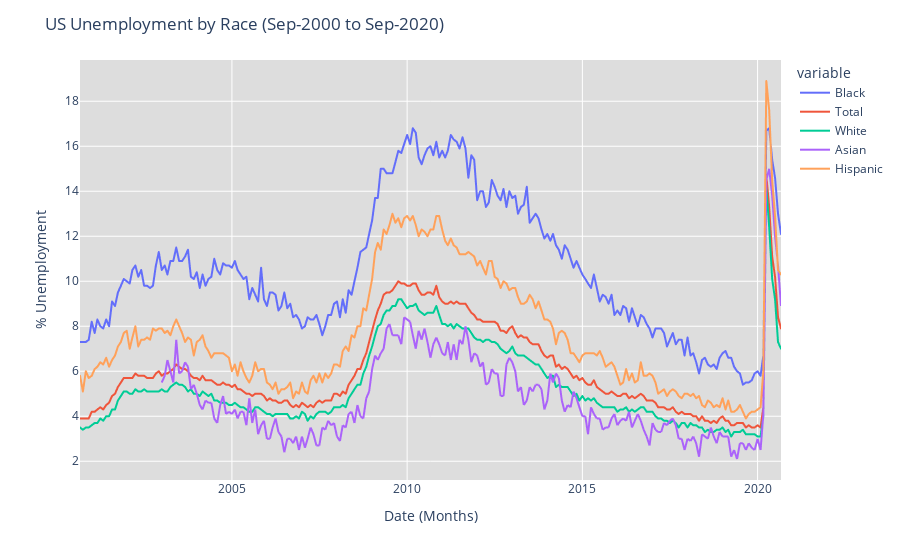

The cell this chart's notebook holds for it:
### Code cell
#Plot of Black Unemployment vs. Total Unemployment
fig = px.line(df,x='Month', y=['Black', 'Total','White','Asian','Hispanic'])
fig.update_layout(
    xaxis_title = 'Date (Months)',
    yaxis_title = '% Unemployment',
    title = 'US Unemployment by Race (Sep-2000 to Sep-2020)',
    plot_bgcolor = '#ddd'
    )
fig.show()

### Figure 1 — Plotly figure (JSON) as saved in the notebook; plotly's stock layout.template omitted (floating-point values rounded to 4 significant figures; data arrays with more than 128 entries replaced by an {"elided": "..."} marker saying what was removed)
{"data": [{"hovertemplate": "variable=Black<br>Month=%{x}<br>value=%{y}<extra></extra>", "legendgroup": "Black", "line": {"color": "#636efa", "dash": "solid"}, "mode": "lines", "name": "Black", "showlegend": true, "type": "scattergl", "x": {"elided": "241 str values"}, "xaxis": "x", "y": {"elided": "241 float values"}, "yaxis": "y"}, {"hovertemplate": "variable=Total<br>Month=%{x}<br>value=%{y}<extra></extra>", "legendgroup": "Total", "line": {"color": "#EF553B", "dash": "solid"}, "mode": "lines", "name": "Total", "showlegend": true, "type": "scattergl", "x": {"elided": "241 str values"}, "xaxis": "x", "y": {"elided": "241 float values"}, "yaxis": "y"}, {"hovertemplate": "variable=White<br>Month=%{x}<br>value=%{y}<extra></extra>", "legendgroup": "White", "line": {"color": "#00cc96", "dash": "solid"}, "mode": "lines", "name": "White", "showlegend": true, "type": "scattergl", "x": {"elided": "241 str values"}, "xaxis": "x", "y": {"elided": "241 float values"}, "yaxis": "y"}, {"hovertemplate": "variable=Asian<br>Month=%{x}<br>value=%{y}<extra></extra>", "legendgroup": "Asian", "line": {"color": "#ab63fa", "dash": "solid"}, "mode": "lines", "name": "Asian", "showlegend": true, "type": "scattergl", "x": {"elided": "241 str values"}, "xaxis": "x", "y": {"elided": "241 float values"}, "yaxis": "y"}, {"hovertemplate": "variable=Hispanic<br>Month=%{x}<br>value=%{y}<extra></extra>", "legendgroup": "Hispanic", "line": {"color": "#FFA15A", "dash": "solid"}, "mode": "lines", "name": "Hispanic", "showlegend": true, "type": "scattergl", "x": {"elided": "241 str values"}, "xaxis": "x", "y": {"elided": "241 float values"}, "yaxis": "y"}], "layout": {"legend": {"title": {"text": "variable"}, "tracegroupgap": 0}, "margin": {"t": 60}, "plot_bgcolor": "#ddd", "title": {"text": "US Unemployment by Race (Sep-2000 to Sep-2020)"}, "xaxis": {"anchor": "y", "domain": [0, 1], "title": {"text": "Date (Months)"}}, "yaxis": {"anchor": "x", "domain": [0, 1], "title": {"text": "% Unemployment"}}}}
